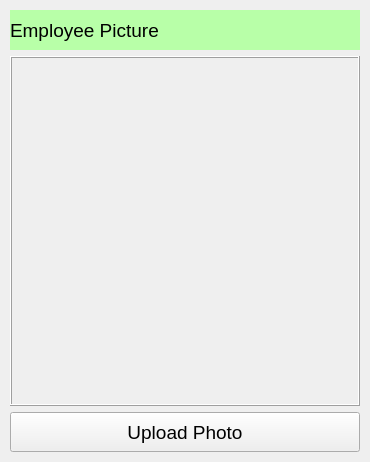
    <widget class="QWidget" name="verticalLayoutWidget">
     <property name="geometry">
      <rect>
       <x>2630</x>
       <y>80</y>
       <width>370</width>
       <height>462</height>
      </rect>
     </property>
     <layout class="QVBoxLayout" name="verticalLayout" stretch="0,0,0">
      <property name="leftMargin">
       <number>10</number>
      </property>
      <property name="topMargin">
       <number>10</number>
      </property>
      <property name="rightMargin">
       <number>10</number>
      </property>
      <property name="bottomMargin">
       <number>10</number>
      </property>
      <item>
       <widget class="QLabel" name="label">
        <property name="sizePolicy">
         <sizepolicy hsizetype="Fixed" vsizetype="Fixed">
          <horstretch>0</horstretch>
          <verstretch>0</verstretch>
         </sizepolicy>
        </property>
        <property name="minimumSize">
         <size>
          <width>350</width>
          <height>40</height>
         </size>
        </property>
        <property name="maximumSize">
         <size>
          <width>360</width>
          <height>40</height>
         </size>
        </property>
        <property name="font">
         <font>
          <pointsize>14</pointsize>
         </font>
        </property>
        <property name="styleSheet">
         <string notr="true">background-color: rgb(184, 255, 168);</string>
        </property>
        <property name="text">
         <string>Employee Picture</string>
        </property>
       </widget>
      </item>
      <item>
       <widget class="QLabel" name="employee_image">
        <property name="sizePolicy">
         <sizepolicy hsizetype="Fixed" vsizetype="Fixed">
          <horstretch>0</horstretch>
          <verstretch>0</verstretch>
         </sizepolicy>
        </property>
        <property name="minimumSize">
         <size>
          <width>340</width>
          <height>350</height>
         </size>
        </property>
        <property name="maximumSize">
         <size>
          <width>350</width>
          <height>351</height>
         </size>
        </property>
        <property name="acceptDrops">
         <bool>true</bool>
        </property>
        <property name="frameShape">
         <enum>QFrame::Box</enum>
        </property>
        <property name="frameShadow">
         <enum>QFrame::Raised</enum>
        </property>
        <property name="text">
         <string/>
        </property>
        <property name="pixmap">
         <pixmap>media/placeholder_image.jpg</pixmap>
        </property>
        <property name="scaledContents">
         <bool>true</bool>
        </property>
        <property name="margin">
         <number>3</number>
        </property>
       </widget>
      </item>
      <item>
       <widget class="QPushButton" name="upload_picture">
        <property name="sizePolicy">
         <sizepolicy hsizetype="Fixed" vsizetype="Fixed">
          <horstretch>0</horstretch>
          <verstretch>0</verstretch>
         </sizepolicy>
        </property>
        <property name="minimumSize">
         <size>
          <width>350</width>
          <height>40</height>
         </size>
        </property>
        <property name="maximumSize">
         <size>
          <width>360</width>
          <height>40</height>
         </size>
        </property>
        <property name="font">
         <font>
          <pointsize>14</pointsize>
         </font>
        </property>
        <property name="text">
         <string>Upload Photo</string>
        </property>
       </widget>
      </item>
     </layout>
    </widget>
